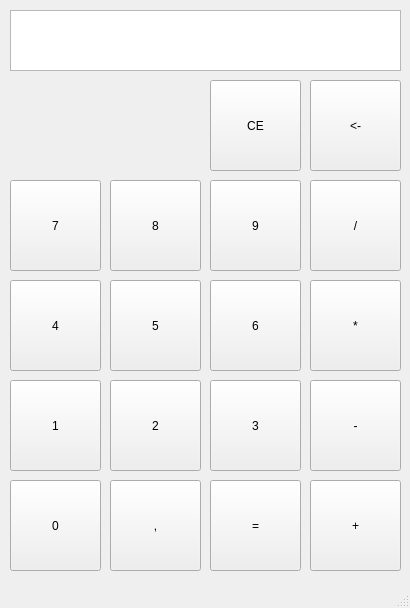
<?xml version="1.0" encoding="UTF-8"?>
<ui version="4.0">
 <class>MainWindow</class>
 <widget class="QMainWindow" name="MainWindow">
  <property name="geometry">
   <rect>
    <x>0</x>
    <y>0</y>
    <width>410</width>
    <height>608</height>
   </rect>
  </property>
  <property name="windowTitle">
   <string>MainWindow</string>
  </property>
  <widget class="QWidget" name="centralwidget">
   <widget class="QTextEdit" name="textScreen">
    <property name="enabled">
     <bool>true</bool>
    </property>
    <property name="geometry">
     <rect>
      <x>10</x>
      <y>10</y>
      <width>391</width>
      <height>61</height>
     </rect>
    </property>
   </widget>
   <widget class="QPushButton" name="funcDelete">
    <property name="geometry">
     <rect>
      <x>210</x>
      <y>80</y>
      <width>91</width>
      <height>91</height>
     </rect>
    </property>
    <property name="text">
     <string>CE</string>
    </property>
   </widget>
   <widget class="QPushButton" name="funcBack">
    <property name="geometry">
     <rect>
      <x>310</x>
      <y>80</y>
      <width>91</width>
      <height>91</height>
     </rect>
    </property>
    <property name="text">
     <string>&lt;-</string>
    </property>
   </widget>
   <widget class="QPushButton" name="opDiv">
    <property name="geometry">
     <rect>
      <x>310</x>
      <y>180</y>
      <width>91</width>
      <height>91</height>
     </rect>
    </property>
    <property name="text">
     <string>/</string>
    </property>
   </widget>
   <widget class="QPushButton" name="number_7">
    <property name="geometry">
     <rect>
      <x>10</x>
      <y>180</y>
      <width>91</width>
      <height>91</height>
     </rect>
    </property>
    <property name="text">
     <string>7</string>
    </property>
   </widget>
   <widget class="QPushButton" name="number_8">
    <property name="geometry">
     <rect>
      <x>110</x>
      <y>180</y>
      <width>91</width>
      <height>91</height>
     </rect>
    </property>
    <property name="text">
     <string>8</string>
    </property>
   </widget>
   <widget class="QPushButton" name="number_9">
    <property name="geometry">
     <rect>
      <x>210</x>
      <y>180</y>
      <width>91</width>
      <height>91</height>
     </rect>
    </property>
    <property name="text">
     <string>9</string>
    </property>
   </widget>
   <widget class="QPushButton" name="opMul">
    <property name="geometry">
     <rect>
      <x>310</x>
      <y>280</y>
      <width>91</width>
      <height>91</height>
     </rect>
    </property>
    <property name="text">
     <string>*</string>
    </property>
   </widget>
   <widget class="QPushButton" name="number_4">
    <property name="geometry">
     <rect>
      <x>10</x>
      <y>280</y>
      <width>91</width>
      <height>91</height>
     </rect>
    </property>
    <property name="text">
     <string>4</string>
    </property>
   </widget>
   <widget class="QPushButton" name="number_5">
    <property name="geometry">
     <rect>
      <x>110</x>
      <y>280</y>
      <width>91</width>
      <height>91</height>
     </rect>
    </property>
    <property name="text">
     <string>5</string>
    </property>
   </widget>
   <widget class="QPushButton" name="number_6">
    <property name="geometry">
     <rect>
      <x>210</x>
      <y>280</y>
      <width>91</width>
      <height>91</height>
     </rect>
    </property>
    <property name="text">
     <string>6</string>
    </property>
   </widget>
   <widget class="QPushButton" name="opSub">
    <property name="geometry">
     <rect>
      <x>310</x>
      <y>380</y>
      <width>91</width>
      <height>91</height>
     </rect>
    </property>
    <property name="text">
     <string>-</string>
    </property>
   </widget>
   <widget class="QPushButton" name="number_1">
    <property name="geometry">
     <rect>
      <x>10</x>
      <y>380</y>
      <width>91</width>
      <height>91</height>
     </rect>
    </property>
    <property name="text">
     <string>1</string>
    </property>
   </widget>
   <widget class="QPushButton" name="number_2">
    <property name="geometry">
     <rect>
      <x>110</x>
      <y>380</y>
      <width>91</width>
      <height>91</height>
     </rect>
    </property>
    <property name="text">
     <string>2</string>
    </property>
   </widget>
   <widget class="QPushButton" name="number_3">
    <property name="geometry">
     <rect>
      <x>210</x>
      <y>380</y>
      <width>91</width>
      <height>91</height>
     </rect>
    </property>
    <property name="text">
     <string>3</string>
    </property>
   </widget>
   <widget class="QPushButton" name="opAdd">
    <property name="geometry">
     <rect>
      <x>310</x>
      <y>480</y>
      <width>91</width>
      <height>91</height>
     </rect>
    </property>
    <property name="text">
     <string>+</string>
    </property>
   </widget>
   <widget class="QPushButton" name="number_0">
    <property name="geometry">
     <rect>
      <x>10</x>
      <y>480</y>
      <width>91</width>
      <height>91</height>
     </rect>
    </property>
    <property name="text">
     <string>0</string>
    </property>
   </widget>
   <widget class="QPushButton" name="funcCalc">
    <property name="geometry">
     <rect>
      <x>210</x>
      <y>480</y>
      <width>91</width>
      <height>91</height>
     </rect>
    </property>
    <property name="text">
     <string>=</string>
    </property>
   </widget>
   <widget class="QPushButton" name="funcDec">
    <property name="geometry">
     <rect>
      <x>110</x>
      <y>480</y>
      <width>91</width>
      <height>91</height>
     </rect>
    </property>
    <property name="text">
     <string>,</string>
    </property>
   </widget>
  </widget>
  <widget class="QStatusBar" name="statusbar"/>
 </widget>
 <resources/>
 <connections/>
</ui>
